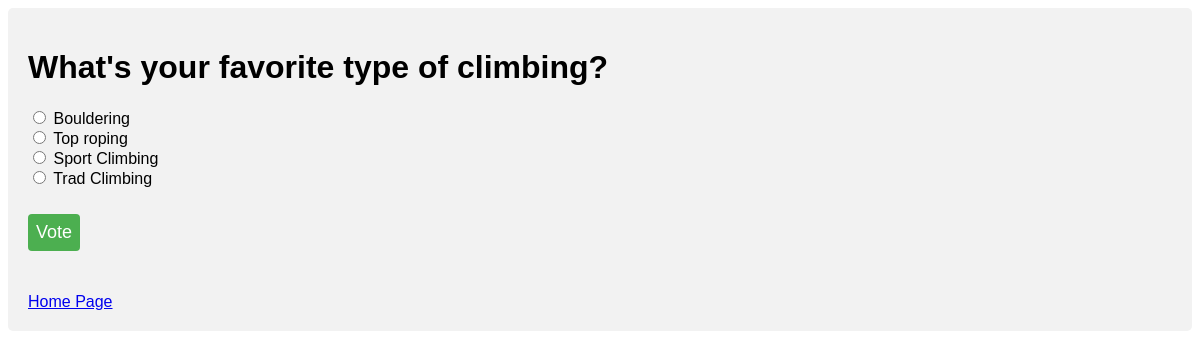
/climbcville/question6/, run on the app's committed database.
### climbcville/models.py (models this page shows, shortened)
class Question(models.Model):
    question_text = models.CharField(max_length=200)
    pub_date = models.DateTimeField('date published')

class Choice(models.Model):
    question = models.ForeignKey(Question, on_delete=models.CASCADE)
    choice_text = models.CharField(max_length=200)
    votes = models.IntegerField(default=0)

### climbcville/views.py (the view)
# urls.py: path('question<int:question_id>/', views.poll_details, name='poll_details'),
def poll_details(request, question_id):
    question = get_object_or_404(Question, pk=question_id)
    return render(request, 'climbcville/poll_details.html', {'question': question})

### climbcville/templates/climbcville/poll_details.html (shortened to what this page needs)
{% load static %}
<link rel="stylesheet" type="text/css" href="{% static 'climbcville/style.css' %}">
<div>
<h1>{{ question.question_text }}</h1>
<form action="{% url 'climbcville:vote' question.id %}" method="post">
{% for choice in question.choice_set.all %}
    <input type="radio" name="choice" id="choice{{ forloop.counter }}" value="{{ choice.id }}">
    <label for="choice{{ forloop.counter }}">{{ choice.choice_text }}</label><br>
{% endfor %}
<br>
<input type="submit" value="Vote">
</form>
<br>
<a href="{% url 'climbcville:index' %}">Home Page</a>
</div>

### climbcville/static/climbcville/style.css (style rules this page uses)
div { border-radius: 5px; background-color: #f2f2f2; padding: 20px; }
input[type=submit] { background-color: #4CAF50; color: white; padding: 8px; margin: 8px 0; border: none; border-radius: 4px; cursor: pointer; font-size: large; }

### data on the page
Question: question_text "What's your favorite type of climbing?"
Choice: choice_text "Bouldering"
Choice: choice_text "Top roping"
Choice: choice_text "Sport Climbing"
Choice: choice_text "Trad Climbing"
